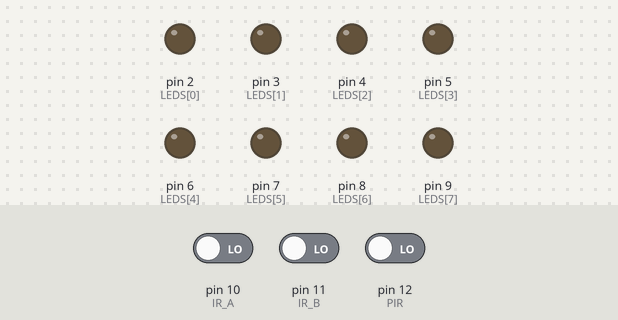
The sketch below on a simulated Arduino Uno, built with avr-gcc and run on an emulated ATmega328P. On the bench: output pins drawn as LEDs (lit = HIGH). The test bench sets the inputs (shaded band); at power-on: pin 10 (IR_A) LOW, pin 11 (IR_B) LOW, pin 12 (PIR) LOW. What the sketch prints to the serial monitor is not drawn.

Above: at 1.2 s.
1.3 s: pin 10 (IR_A) driven HIGH
At 1.37 s:
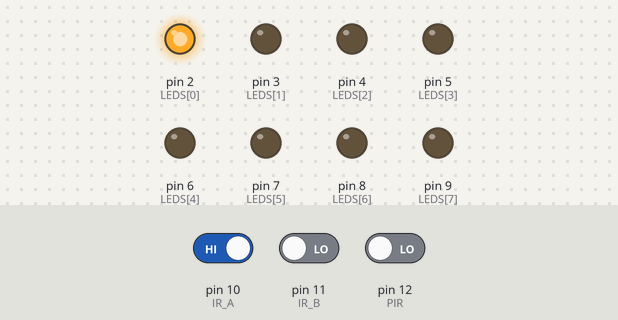
At 2.8 s:
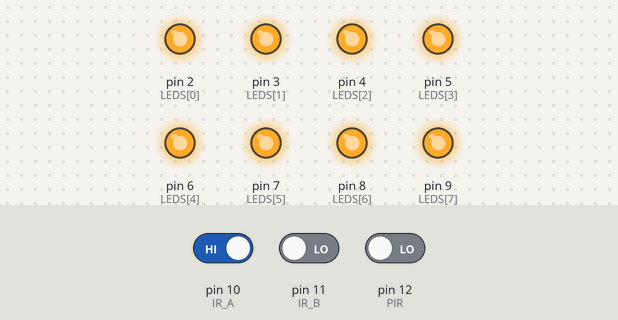
Timing chart, 0 to 4.3 s (numbered marks = the images above; inputs shaded):
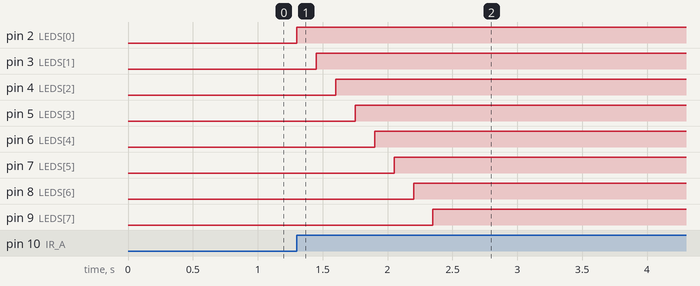

Measured:
- after the input at 1.3 s, pin 2 (LEDS[0]): LOW → HIGH at once; pin 3 (LEDS[1]): LOW → HIGH after 0.15 s; pin 4 (LEDS[2]): LOW → HIGH after 0.30 s; pin 5 (LEDS[3]): LOW → HIGH after 0.45 s; pin 6 (LEDS[4]): LOW → HIGH after 0.60 s

The sketch:

IR.ino
```cpp
// Smart Hallway Lights Demo using IR + PIR sensors
// D2..D9 -> LEDs (lights)
// D10 -> IR_A (A-end sensor)
// D11 -> IR_B (B-end sensor)
// D12 -> PIR (motion hold)

const byte LEDS[8] = {2,3,4,5,6,7,8,9};
const byte IR_A = 10;
const byte IR_B = 11;
const byte PIR  = 12;

unsigned long tIdleMs   = 6000;   // lights stay ON this long after no motion
unsigned long stepOnMs  = 150;    // delay between lights ON
unsigned long stepOffMs = 120;    // delay between lights OFF

enum Mode { IDLE, SEQ_ON, ACTIVE, SEQ_OFF };
Mode mode = IDLE;
bool dirAtoB = true;
unsigned long idleDeadline = 0;

void setAllOff(){ for (byte i=0;i<8;i++) digitalWrite(LEDS[i], LOW); }

void seqOn(bool forward){
  if (forward){
    for (byte i=0;i<8;i++){ digitalWrite(LEDS[i], HIGH); delay(stepOnMs); }
  } else {
    for (int i=7;i>=0;i--){ digitalWrite(LEDS[i], HIGH); delay(stepOnMs); }
  }
}

void seqOffReverse(bool forward){
  if (forward){
    for (int i=7;i>=0;i--){ digitalWrite(LEDS[i], LOW); delay(stepOffMs); }
  } else {
    for (byte i=0;i<8;i++){ digitalWrite(LEDS[i], LOW); delay(stepOffMs); }
  }
}

void setup(){
  Serial.begin(9600);
  for (byte i=0;i<8;i++){ pinMode(LEDS[i], OUTPUT); digitalWrite(LEDS[i], LOW); }
  pinMode(IR_A, INPUT);
  pinMode(IR_B, INPUT);
  pinMode(PIR,  INPUT);
  Serial.println("Smart Hallway Light demo start");
}

void loop(){
  bool a = digitalRead(IR_A);   // HIGH or LOW depends on module type
  bool b = digitalRead(IR_B);
  bool p = digitalRead(PIR);

  // Optional: print for debugging
  // Serial.print(a); Serial.print(" "); Serial.print(b); Serial.print(" "); Serial.println(p);

  switch (mode){
    case IDLE:
      if (a){ dirAtoB = true;  mode = SEQ_ON; }
      else if (b){ dirAtoB = false; mode = SEQ_ON; }
      break;

    case SEQ_ON:
      seqOn(dirAtoB);
      idleDeadline = millis() + tIdleMs;
      mode = ACTIVE;
      break;

    case ACTIVE:
      // if motion detected, reset timer
      if (p || a || b) idleDeadline = millis() + tIdleMs;
      if (millis() > idleDeadline) mode = SEQ_OFF;
      break;

    case SEQ_OFF:
      seqOffReverse(dirAtoB);
      setAllOff();
      mode = IDLE;
      break;
  }
}
```
